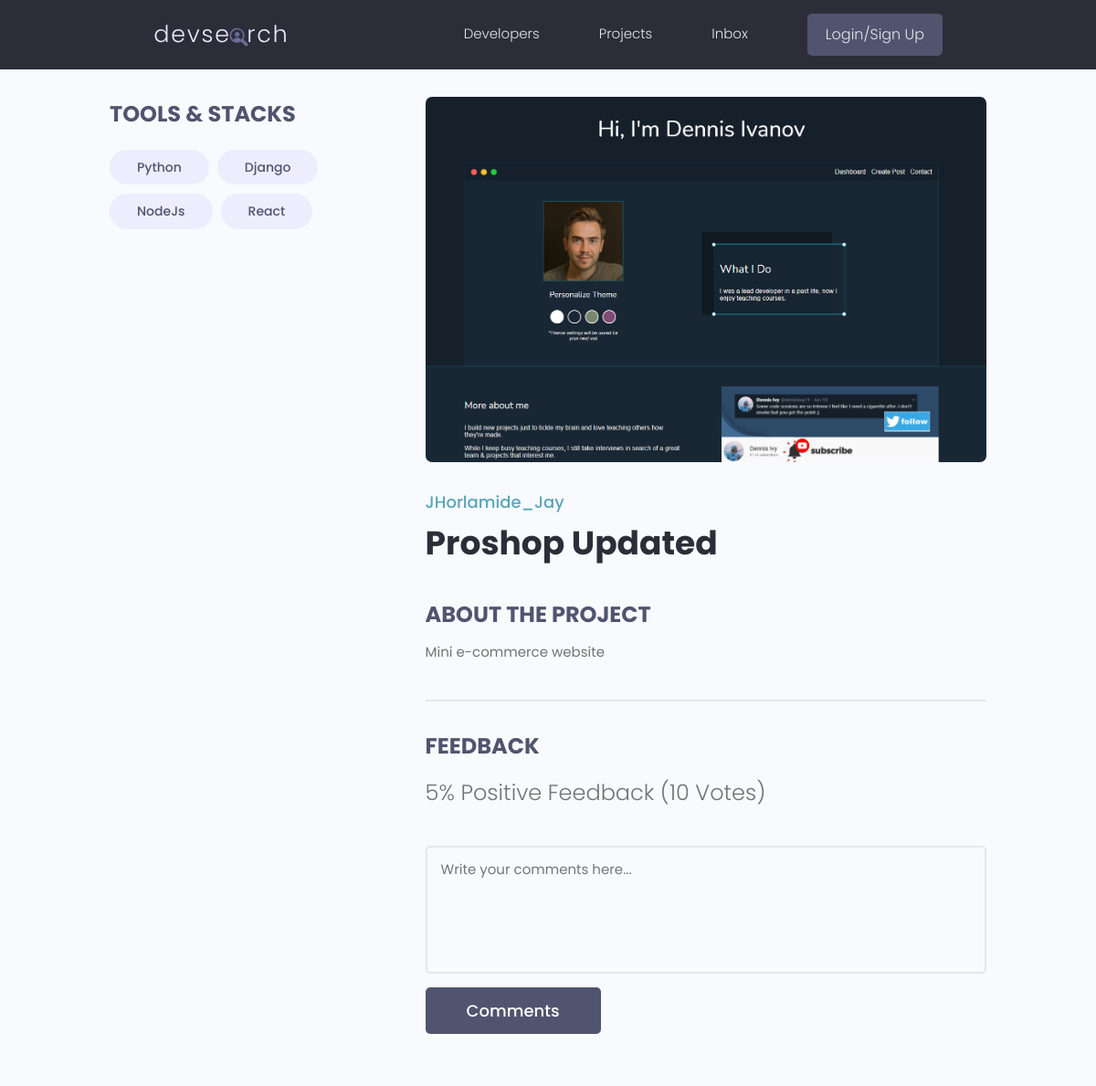
The page /projects/23dc65f6-c6ad-4fdf-87f6-c84ce0a6e04c/ on the database its author committed.
### projects/models.py (models this page shows, shortened)
class Tag(models.Model):
    name = models.CharField(max_length=500)
    createdAt = models.DateTimeField(auto_now_add=True)
    id = models.UUIDField(default=uuid.uuid4, unique=True,
                          primary_key=True, editable=False)

class Project(models.Model):
    owner = models.ForeignKey(Profile, on_delete=models.SET_NULL, null=True, blank=True)
    title = models.CharField(max_length=200)
    description = models.CharField(max_length=2000, null=True, blank=True)
    demo_link = models.CharField(max_length=2000, null=True, blank=True)
    source_link = models.CharField(max_length=2000, null=True, blank=True)
    featured_image = models.ImageField(null=True, blank=True, default='default.jpg')
    tags = models.ManyToManyField('Tag', blank=True)
    vote_total = models.IntegerField(default=0, null=True, blank=True)
    vote_ratio = models.IntegerField(default=0, null=True, blank=True)
    createdAt = models.DateTimeField(auto_now_add=True)
    id = models.UUIDField(default=uuid.uuid4, unique=True, primary_key=True, editable=False)

### account/models.py (models this page shows)
class Profile(models.Model):
    id = models.UUIDField(default=uuid.uuid4, unique=True,
                          primary_key=True, editable=False)
    user = models.OneToOneField(
        User, on_delete=models.CASCADE, null=True, blank=True)
    name = models.CharField(max_length=200, null=True, blank=True)
    username = models.CharField(max_length=200, null=True, blank=True)
    location = models.CharField(max_length=200, null=True, blank=True)
    email = models.EmailField(
        max_length=200, null=True, blank=True, unique=True)
    short_intro = models.CharField(max_length=200, null=True, blank=True)
    bio = models.TextField(null=True, blank=True)
    profile_image = models.ImageField(
        null=True, blank=True, upload_to='profile_images/', default='profile_images/user-default.png')
    github_profile = models.CharField(max_length=200, null=True, blank=True)
    social_twitter = models.CharField(max_length=200, null=True, blank=True)
    linkedIn_profile = models.CharField(max_length=200, null=True, blank=True)
    youtube_channel = models.CharField(max_length=200, null=True, blank=True)
    website_url = models.CharField(max_length=200, null=True, blank=True)
    createdAt = models.DateTimeField(auto_now_add=True)
    def __str__(self):
        return str(self.username)

### projects/views.py (the view)
# urls.py: path('<uuid:pk>/', views.project, name='project'),
def project(request, pk):
    project = Project.objects.get(id=pk)
    return render(request, 'projects/single_project.html', {'project': project})

### projects/templates/projects/single_project.html (shortened to what this page needs)
{% extends "main.html"%}
{% block content %}
  <main class="singleProject my-md">
    <div class="container">
      <div class="layout">
        <div class="column column--1of3">
          <h3 class="singleProject__subtitle">Tools & Stacks</h3>
          <div class="singleProject__toolStack">
            {% for tag in project.tags.all %}
              <span class="tag tag--pill tag--sub tag--lg">
                <small>{{tag.name}}</small>
              </span>
            {% endfor %}
          </div>
          <br/>
        </div>
        <div class="column column--2of3">
          <img class="singleProject__preview" src="{{ project.featured_image.url }}" alt="portfolio thumbnail" />
          <a href="profile.html" class="singleProject__developer">{{ project.owner }}</a>
          <h2 class="singleProject__title">{{project.title}}</h2>
          <h3 class="singleProject__subtitle">About the Project</h3>
          <div class="singleProject__info">{{ project.description }}</div>
          <div class="comments">
            <h3 class="singleProject__subtitle">Feedback</h3>
            <h5 class="project--rating">
              {{ project.vote_ratio }}% Positive Feedback ({{ project.vote_total }} Vote{{project.vote_total|pluralize:'s' }})
            </h5>
            <form class="form" action="#" method="POST">
              <div class="form__field">
                <textarea class="input input--textarea" name="message" id="formInput#textarea"
                  placeholder="Write your comments here..."></textarea>
              </div>
              <input class="btn btn--sub btn--lg" type="submit" value="Comments" />
            </form>
          </div>
        </div>
      </div>
    </div>
  </main>
{% endblock content %}

### static/css/app.css (style rules this page uses)
:root { --color-sub: #2d2d39; }
.btn--sub { background-color: var(--color-sub-light); }
img { width: 100%; }
.singleProject .column--1of3 { order: 2; }
@media screen and (min-width: 1081px) { .singleProject .column--1of3 { order: 1; } }
@media screen and (min-width: 1081px) { .singleProject .column--2of3 { order: 2; } }
.singleProject__toolStack { margin-top: 2rem; margin-bottom: 4rem; }
.singleProject__preview { height: 50vh; object-fit: cover; object-position: top center; margin-bottom: 3rem; border-radius: 0.7rem; }
.singleProject__developer { font-size: 1.8rem; font-weight: 500; }
.singleProject__title { font-size: 3.6rem; font-weight: 700; color: var(--color-sub); margin-bottom: 3rem; }
.project--rating { margin-bottom: 1.6em; margin-top: .5em; }
.singleProject__subtitle { text-transform: uppercase; font-size: 2.4rem; font-weight: 700; color: var(--color-sub-light); margin-bottom: 1rem; }
.comments { margin-top: 4rem; padding-top: 3rem; border-top: 2px solid var(--color-light); }

### static/uikit/styles/modules/_variables.css (style rules this page uses)
:root { --color-main: #5aa5b9; --color-main-light: #e6faff; --color-sub: #3f4156; --color-sub-light: #51546e; --color-sub-lighter: #ededfd; --color-text: #737373; --color-gray: #8b8b8b; --color-light: #e5e7eb; --color-light-gray: #767676; --color-bg: #f8fafd; --color-white: #fffefd; --color-white-light: #f3f3f3; --color-success: #359e64; --color-success-bg: #def8e8; --color-error: #fc4b0b; --color-error-bg: #fff2ee; --font-base: 'Poppins', arial, helvetica, 'Segoe UI', roboto, ubuntu, sans-serif; --font-monospace: 'Fira Code', 'Courier New', courier, monospace; --font-regular: 300; --font-medium: 500; --font-bold: 700; --generic-shadow: 1px 1px 5px #00000010; --generic-transition: all 0.3s ease-in-out; }

### static/uikit/styles/modules/_base.css (style rules this page uses)
* { margin: 0; padding: 0; box-sizing: border-box; text-rendering: optimizeLegibility; color: inherit; font-size: inherit; }
html { font-size: 50%; }
@media only screen and (min-width: 480px) { html { font-size: 56.25%; } }
@media only screen and (min-width: 1200px) { html { font-size: 62.5%; } }
body { line-height: 1.6; font-weight: 400; font-size: 1.5rem; color: var(--color-text); background-color: var(--color-bg); min-height: 100vh; }

### static/uikit/styles/modules/_typography.css (style rules this page uses)
* { font-family: var(--font-base); }
h2 { font-size: 3.6rem; font-weight: var(--font-bold); }
h3 { font-size: 3.2rem; font-weight: var(--font-medium); }
h5 { font-size: 2.4rem; font-weight: var(--font-medium); }
h5, h6 { font-weight: var(--font-regular); }
p, span, strong { font-size: 1.6rem; color: var(--color-text); font-weight: var(--font-regular); }
a { padding-bottom: 2px; text-decoration: none; display: inline-block; color: var(--color-main); font-weight: var(--font-medium); }

### static/uikit/styles/modules/_utilities.css (style rules this page uses)
.container { width: 92%; max-width: 165rem; margin: 0 auto; box-sizing: border-box; }
@media screen and (min-width: 1000px) { .container { width: 90%; } }
@media screen and (min-width: 1200px) { .container { width: 80%; } }
.my-md { margin: 3rem auto; }

### static/uikit/styles/modules/_button.css (style rules this page uses)
.btn { display: inline-block; position: relative; cursor: pointer; background-color: var(--color-light); font-weight: var(--font-medium); color: var(--color-sub); text-decoration: none; padding: 1rem 2rem; border-radius: 0.5rem; border: none; width: -webkit-fit-content; width: -moz-fit-content; width: fit-content; height: -webkit-fit-content; height: -moz-fit-content; height: fit-content; font-size: 1.6rem; outline-width: 0; outline-color: transparent; -webkit-backface-visibility: hidden; backface-visibility: hidden; transition: all 0.3s ease-in-out; }
.btn--sub { background-color: var(--color-sub); color: var(--color-white); }
.btn--lg { font-size: 1.8rem; padding: 1.2rem 4.5rem; }

### static/uikit/styles/modules/_form.css (style rules this page uses)
.form { display: block; }
.form__field { margin-top: 1.5rem; margin-bottom: 1.5rem; }
input.input[type='text'], input.input[type='email'], input.input[type='password'], input.input[type='number'], textarea.input { min-width: 24rem; width: 100%; padding: 1.2rem 1.5rem; border-radius: 0.5rem; border: 2px solid var(--color-light); transition: all 0.3s ease-in-out; background-color: var(--color-bg); }
.input--textarea { width: 100%; min-height: 14rem; resize: none; }

### static/uikit/styles/modules/_layout.css (style rules this page uses)
.layout { display: flex; flex-flow: row wrap; justify-content: space-between; }
.layout > .column { margin-bottom: 3rem; }
.layout > .column.column--1of3 { flex-basis: 30%; }
.layout > .column.column--2of3 { flex-basis: 64%; }

### rows shown on the page
Tag: name "Python"
Tag: name "Django"
Tag: name "NodeJs"
Tag: name "React"
Project: featured_image (picture), owner "JHorlamide_Jay", title "Proshop Updated", description "Mini e-commerce website", vote_ratio "5", vote_total "10"
